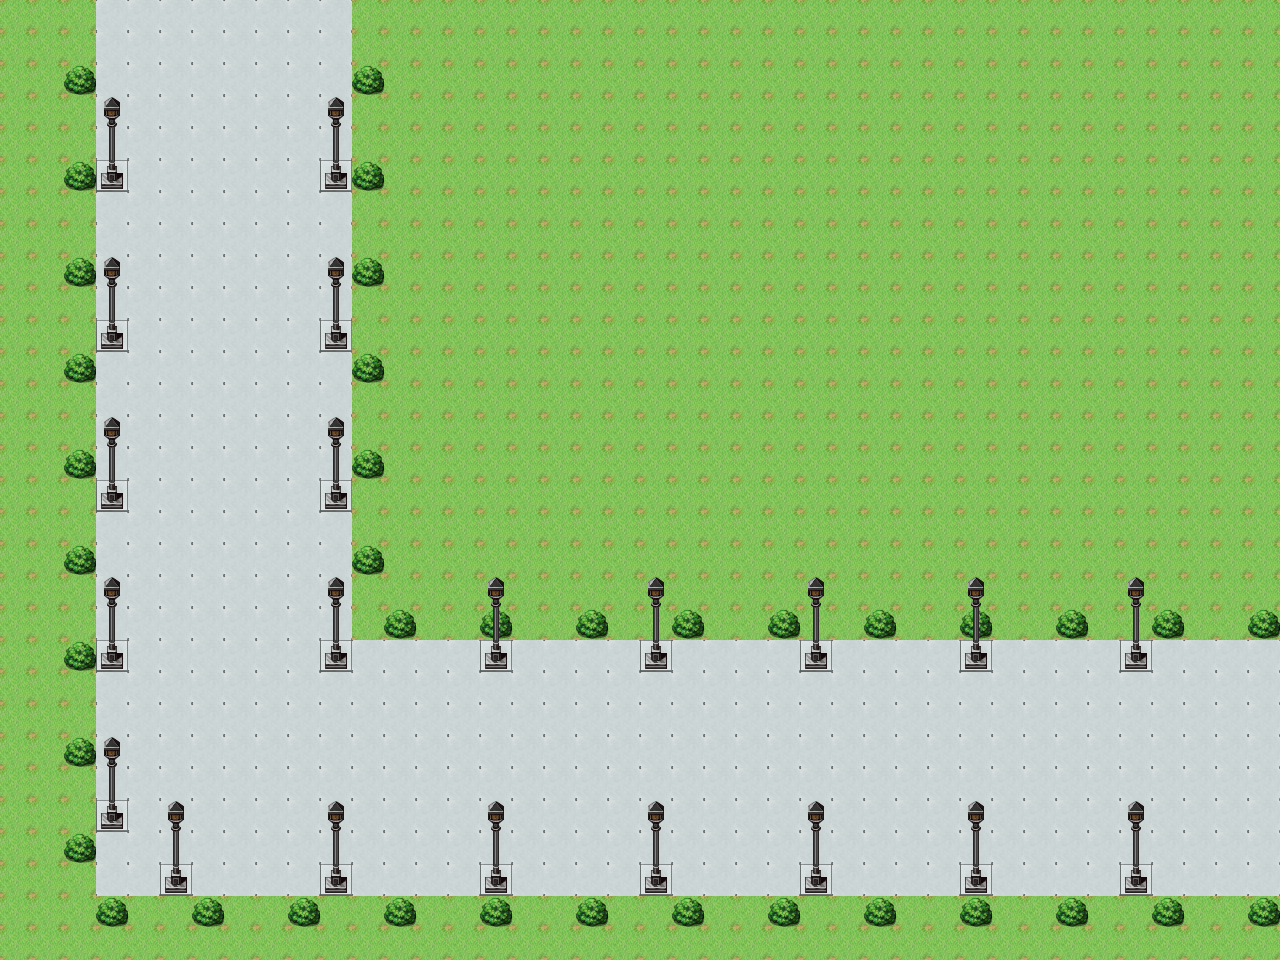

The image is a tile-based game level rendered from a .tmx file. Its description and source (layers, tilesets, objects; grid data summarised) follow:
An orthogonal 40x30 tile map with 32x32 px tiles, 5 tile layers (grass, walk, road, trees, ...).

<map version="1.0" orientation="orthogonal" width="40" height="30" tilewidth="32" tileheight="32">
 <tileset firstgid="1" name="road" tilewidth="32" tileheight="32">
  <image source="road.png" width="320" height="96" />
  <tile id="3">
   <properties>
    <property name="allow_movement" value="1" />
   </properties>
  </tile>
 </tileset>
 <layer name="grass" width="40" height="30">
  <data>[1200 cells, 744 non-empty, 1 distinct tile ids]</data>
 </layer>
 <layer name="walk" width="40" height="30">
  <data>[1200 cells, 435 non-empty, 1 distinct tile ids]</data>
 </layer>
 <layer name="road" width="40" height="30">
  <data>[1200 cells, 21 non-empty, 1 distinct tile ids]</data>
 </layer>
 <layer name="trees" width="40" height="30">
  <data>[1200 cells, 38 non-empty, 1 distinct tile ids]</data>
 </layer>
 <layer name="light" width="40" height="30">
  <data>[1200 cells, 63 non-empty, 3 distinct tile ids]</data>
 </layer>
</map>
